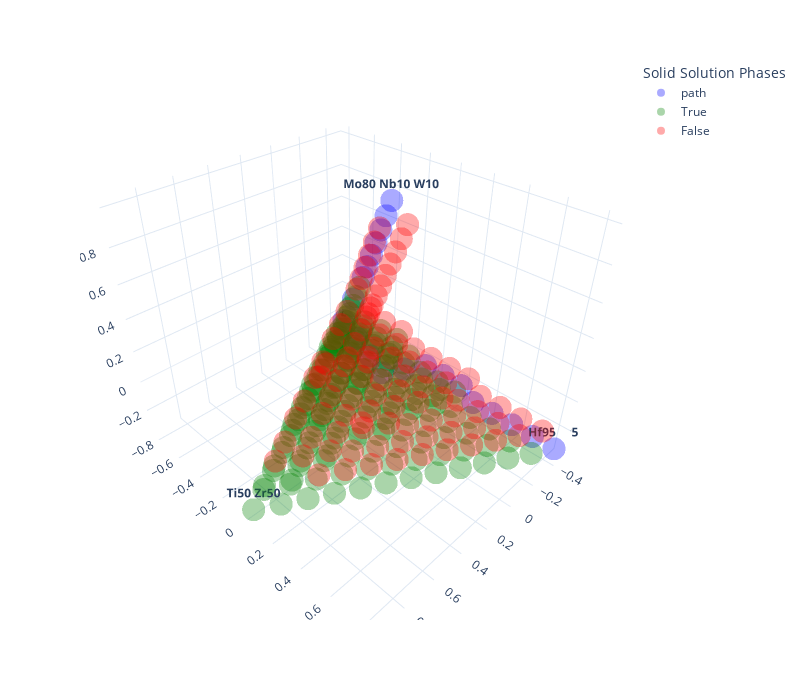

Notebook code cell kept with this figure:
### Markdown cell above
As one can see below, the path still is optimal (21 steps) but it now passes much closer to the center of the tetrahedron, avoiding the lower RMSAD region around `Mo33.3 Nb33.3 Ta33.3` from which it would have to climb a bit more rapidly to reach the `Hf95.0 Zr5.0` point.

### Code cell
gridFeasibleMarked = ['path' if i in lowGradientPath else f for i, f in enumerate(gridFeasible)]
px.scatter_3d(gridAtt_projected_df, x='x', y='y', z='z', color=gridFeasibleMarked, text=labels, hover_name=formulas,
              template='plotly_white', width=800, height=700, opacity=0.333, color_discrete_sequence=['blue', 'green', 'red'],
              labels={'color':'Solid Solution Phases', 'x':'', 'y':'', 'z':''})
